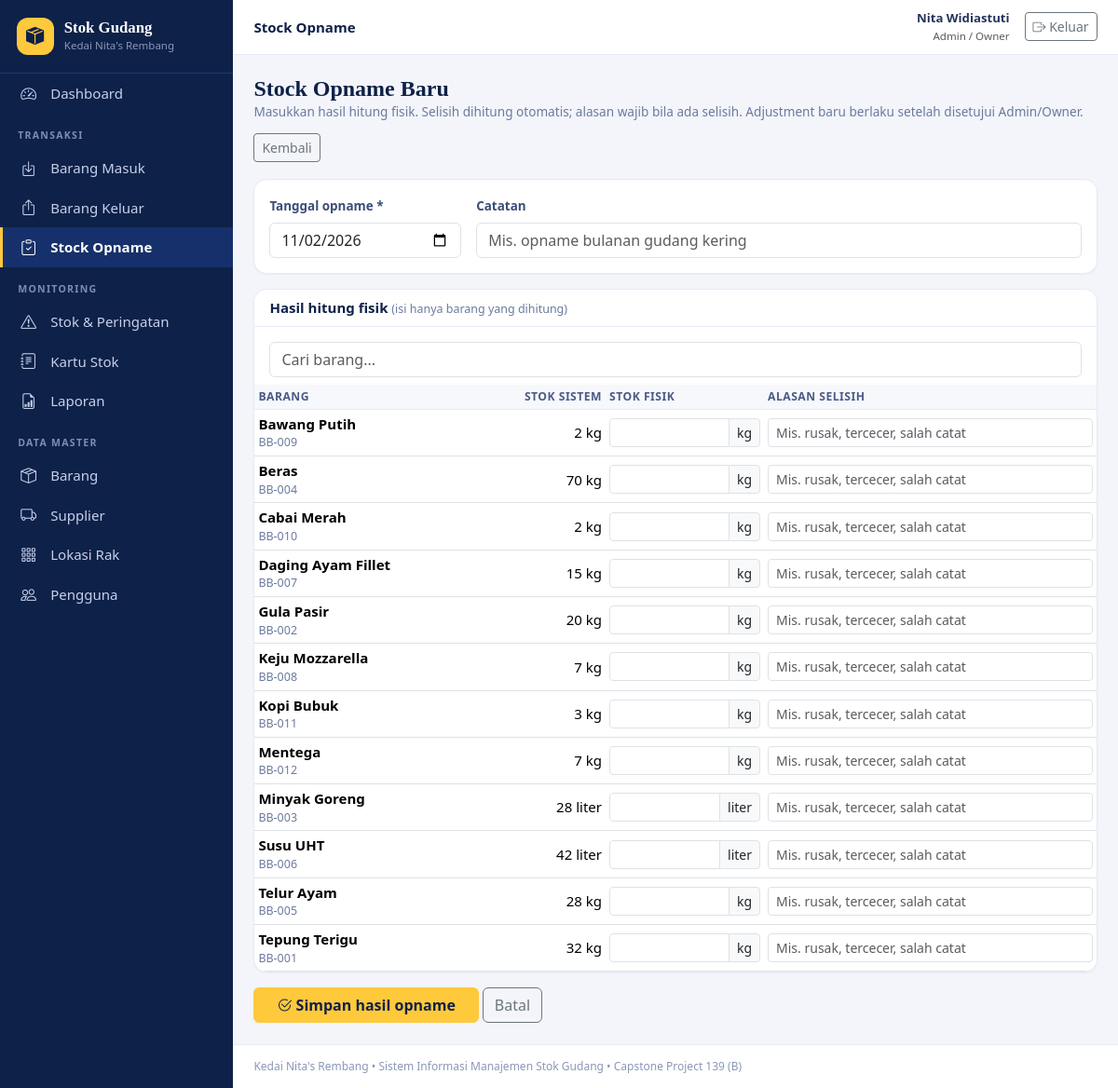
The app's page /opname.php?new=1 (signed in) with its own data.
### tables this page shows
CREATE TABLE barang (
  id_barang INT UNSIGNED NOT NULL AUTO_INCREMENT,
  kode_barang VARCHAR(30) NOT NULL,
  nama_barang VARCHAR(120) NOT NULL,
  kategori VARCHAR(60) DEFAULT NULL,
  satuan VARCHAR(20) NOT NULL,
  stok_minimum DECIMAL(12,2) NOT NULL DEFAULT 0,
  stok_saat_ini DECIMAL(12,2) NOT NULL DEFAULT 0,
  harga_beli_terakhir DECIMAL(14,2) NOT NULL DEFAULT 0,
  id_rak INT UNSIGNED DEFAULT NULL,
  id_supplier_utama INT UNSIGNED DEFAULT NULL,
  aktif TINYINT(1) NOT NULL DEFAULT 1,
  PRIMARY KEY (id_barang),
  UNIQUE KEY uq_barang_kode (kode_barang),
  KEY idx_barang_rak (id_rak),
  KEY idx_barang_supplier (id_supplier_utama),
  CONSTRAINT fk_barang_rak FOREIGN KEY (id_rak) REFERENCES lokasi_rak (id_rak),
  CONSTRAINT fk_barang_supplier FOREIGN KEY (id_supplier_utama) REFERENCES supplier (id_supplier)
);

### helpers.php (called while the page is built, shortened)
<?php
function e($v): string
{
    return htmlspecialchars((string)$v, ENT_QUOTES | ENT_SUBSTITUTE, 'UTF-8');
}
function g(string $key, string $default = ''): string
{
    return (isset($_GET[$key]) && is_string($_GET[$key])) ? trim($_GET[$key]) : $default;
}
function flashes(): array
{
    $f = isset($_SESSION['flash']) ? $_SESSION['flash'] : [];
    return $f;
}
function nf($n, int $d = 2): string
{
    $s = number_format((float)$n, $d, ',', '.');
    if ($d > 0 && strpos($s, ',') !== false) {
        $s = rtrim(rtrim($s, '0'), ',');
    }
    return $s;
}

### db.php (called while the page is built, shortened)
<?php
function db(): PDO
{
    static $pdo = null;
    if ($pdo === null) {
        try {
            $pdo = new PDO(
                'mysql:host=' . DB_HOST . ';dbname=' . DB_NAME . ';charset=utf8mb4',
                DB_USER,
                DB_PASS,
                [
                    PDO::ATTR_ERRMODE => PDO::ERRMODE_EXCEPTION,
                    PDO::ATTR_DEFAULT_FETCH_MODE => PDO::FETCH_ASSOC,
                    PDO::ATTR_EMULATE_PREPARES => false,
                ]
            );
        } catch (PDOException $ex) {
            http_response_code(500);
            echo '<h3>Koneksi database gagal</h3><p>Periksa pengaturan DB_HOST, DB_NAME, DB_USER, DB_PASS pada <code>config.php</code>.</p>';
            if (DEBUG) {
                echo '<pre>' . htmlspecialchars($ex->getMessage()) . '</pre>';
            }
            exit;
        }
    }
    return $pdo;
}
function q(string $sql, array $params = []): PDOStatement
{
    $st = db()->prepare($sql);
    $st->execute($params);
    return $st;
}
function rows(string $sql, array $params = []): array
{
    return q($sql, $params)->fetchAll();
}

### opname.php (the view, shortened to what this page needs)
<?php
$today = date('Y-m-d');
$showForm = g('new') !== '';
$fisikIn = [];
$alasanIn = [];
$barangs = $showForm ? rows('SELECT id_barang, kode_barang, nama_barang, satuan, stok_saat_ini FROM barang WHERE aktif = 1 ORDER BY nama_barang') : [];
require __DIR__ . '/includes/header.php';
?>
<?php if ($showForm): ?>
<div class="page-head">
    <div><h1>Stock Opname Baru</h1><div class="sub">Masukkan hasil hitung fisik. Selisih dihitung otomatis; alasan wajib bila ada selisih. Adjustment baru berlaku setelah disetujui Admin/Owner.</div></div>
    <a href="opname.php" class="btn btn-outline-secondary btn-sm">Kembali</a>
</div>
<form method="post">
    <div class="card mb-3"><div class="card-body row g-3">
        <div class="col-md-3"><label class="form-label">Tanggal opname *</label><input type="date" class="form-control" name="tanggal" max="<?= e($today) ?>" value="<?= e($f['tanggal']) ?>" required></div>
        <div class="col-md-9"><label class="form-label">Catatan</label><input class="form-control" name="catatan" maxlength="255" value="<?= e($f['catatan']) ?>" placeholder="Mis. opname bulanan gudang kering"></div>
    </div></div>
    <div class="card mb-3">
        <div class="card-header">Hasil hitung fisik <span class="hint fw-normal">(isi hanya barang yang dihitung)</span></div>
        <div class="card-body pb-2"><input type="search" class="form-control" placeholder="Cari barang..." data-filter="#tbl"></div>
        <div class="table-responsive"><table class="table table-sm mb-0" id="tbl">
            <thead><tr><th>Barang</th><th class="text-end">Stok sistem</th><th style="width:170px">Stok fisik</th><th>Alasan selisih</th></tr></thead>
            <tbody>
            <?php foreach ($barangs as $b): $id = (int)$b['id_barang']; ?>
                <tr>
                    <td><strong><?= e($b['nama_barang']) ?></strong><div class="hint"><?= e($b['kode_barang']) ?></div></td>
                    <td class="text-end num"><?= nf($b['stok_saat_ini']) ?> <?= e($b['satuan']) ?></td>
                    <td><div class="input-group input-group-sm"><input type="number" step="0.01" min="0" class="form-control" name="fisik[<?= $id ?>]" value="<?= e(isset($fisikIn[$id]) && is_scalar($fisikIn[$id]) ? $fisikIn[$id] : '') ?>"><span class="input-group-text"><?= e($b['satuan']) ?></span></div></td>
                    <td><input class="form-control form-control-sm" name="alasan[<?= $id ?>]" maxlength="255" placeholder="Mis. rusak, tercecer, salah catat" value="<?= e(isset($alasanIn[$id]) && is_scalar($alasanIn[$id]) ? $alasanIn[$id] : '') ?>"></td>
                </tr>
            <?php endforeach; ?>
            </tbody>
        </table></div>
    </div>
    <button class="btn btn-gold px-4" type="submit"><i class="bi bi-check2-circle"></i> Simpan hasil opname</button>
    <a href="opname.php" class="btn btn-outline-secondary">Batal</a>
</form>
<?php endif; ?>
<?php require __DIR__ . '/includes/footer.php'; ?>

### style.css (style rules this page uses)
:root { --navy:#0E2148;--navy2:#16306B;--gold:#FFC93C;--ink:#3B4D78;--bg:#F3F5FA;--line:#E6EAF4 }
* { box-sizing:border-box }
body { background:var(--bg);color:#25345c;font-family:system-ui,-apple-system,"Segoe UI",Roboto,Helvetica,Arial,sans-serif;font-size:.94rem }
h1,h2,h3,.brand-name,.page-head h1 { font-family:Cambria,Georgia,"Times New Roman",serif }
.page-head { display:flex;flex-wrap:wrap;gap:.8rem;align-items:center;justify-content:space-between;margin-bottom:1.1rem }
.page-head h1 { font-size:1.5rem;margin:0;color:var(--navy);font-weight:700 }
.page-head .sub { color:#6b7a9e;font-size:.85rem }
.card { border:1px solid var(--line);border-radius:14px;box-shadow:0 1px 2px rgba(14,33,72,.04) }
.card-header { background:#fff;border-bottom:1px solid var(--line);font-weight:700;color:var(--navy);border-radius:14px 14px 0 0!important }
.btn-gold { background:var(--gold);border-color:var(--gold);color:var(--navy);font-weight:700 }
.table thead th { background:#F6F8FC;color:#4b5b85;font-size:.76rem;text-transform:uppercase;letter-spacing:.04em;border-bottom:1px solid var(--line);white-space:nowrap }
.table td { vertical-align:middle }
.table-responsive { border-radius:0 0 14px 14px }
.form-label { font-weight:600;font-size:.84rem;color:#3B4D78 }
.hint { font-size:.78rem;color:#6b7a9e }
.num { font-variant-numeric:tabular-nums }

### records on screen
barang: nama_barang "Bawang Putih", kode_barang "BB-009", stok_saat_ini "2", satuan "kg"
barang: nama_barang "Beras", kode_barang "BB-004", stok_saat_ini "70", satuan "kg"
barang: nama_barang "Cabai Merah", kode_barang "BB-010", stok_saat_ini "2", satuan "kg"
barang: nama_barang "Daging Ayam Fillet", kode_barang "BB-007", stok_saat_ini "15", satuan "kg"
barang: nama_barang "Gula Pasir", kode_barang "BB-002", stok_saat_ini "20", satuan "kg"
barang: nama_barang "Keju Mozzarella", kode_barang "BB-008", stok_saat_ini "7", satuan "kg"
barang: nama_barang "Kopi Bubuk", kode_barang "BB-011", stok_saat_ini "3", satuan "kg"
barang: nama_barang "Mentega", kode_barang "BB-012", stok_saat_ini "7", satuan "kg"
barang: nama_barang "Minyak Goreng", kode_barang "BB-003", stok_saat_ini "28", satuan "liter"
barang: nama_barang "Susu UHT", kode_barang "BB-006", stok_saat_ini "42", satuan "liter"
barang: nama_barang "Telur Ayam", kode_barang "BB-005", stok_saat_ini "28", satuan "kg"
barang: nama_barang "Tepung Terigu", kode_barang "BB-001", stok_saat_ini "32", satuan "kg"

### other values on screen
$m[0] "Dashboard"
$m[1] "TRANSAKSI"
$m[0] "Barang Masuk"
$m[0] "Barang Keluar"
$m[0] "Stock Opname"
$m[1] "MONITORING"
$m[0] "Stok & Peringatan"
$m[0] "Kartu Stok"
$m[0] "Laporan"
$m[1] "DATA MASTER"
$m[0] "Barang"
$m[0] "Supplier"
$m[0] "Lokasi Rak"
$m[0] "Pengguna"
$page_title "Stock Opname"
